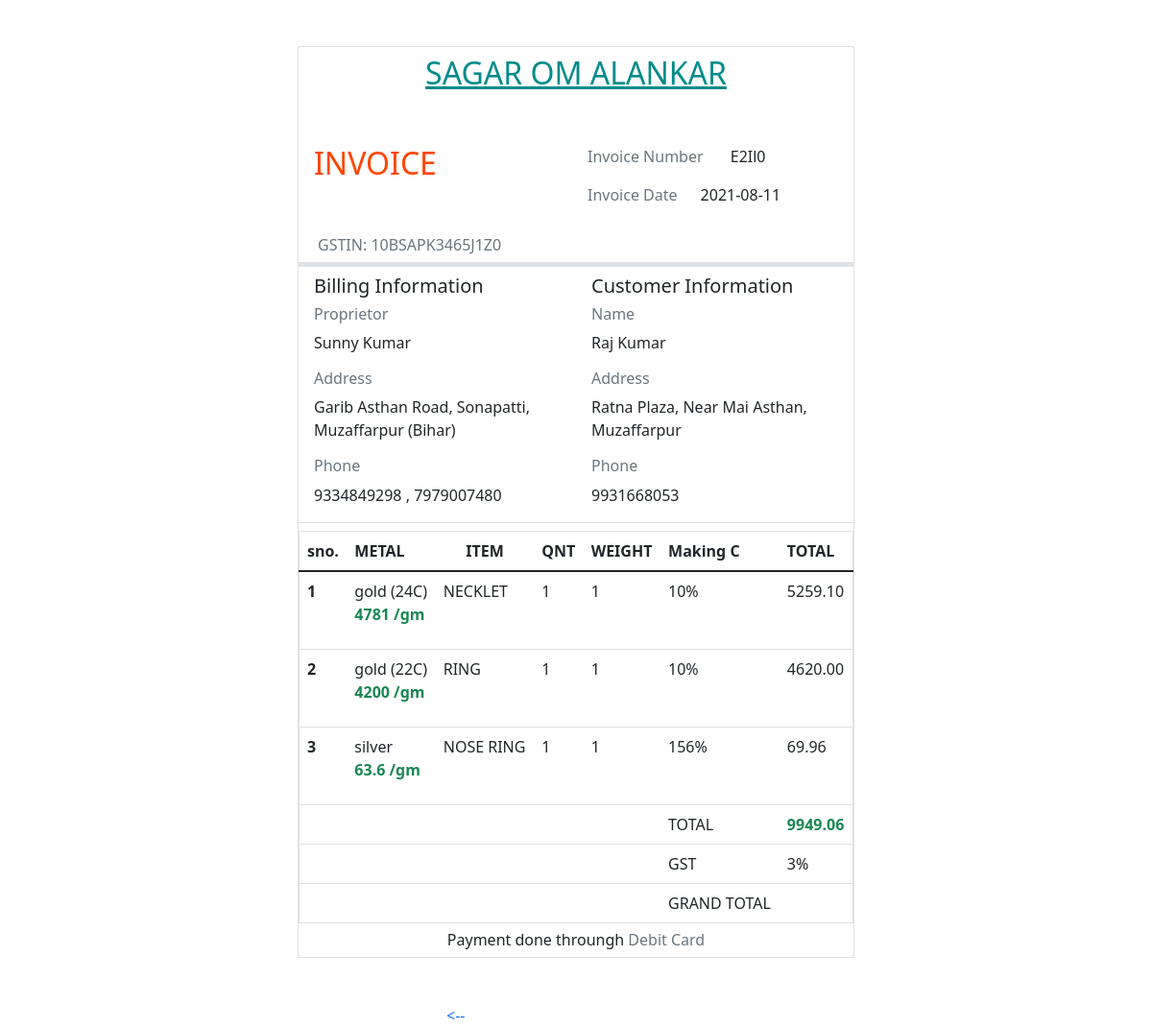
The page /invoice2.php?id=E2Il0 on the database its author committed.
### tables this page shows
CREATE TABLE `custmor` (
  `id` int(11) NOT NULL,
  `name` varchar(255) NOT NULL,
  `address` varchar(255) NOT NULL,
  `phone` varchar(10) NOT NULL,
  `UID` varchar(255) NOT NULL,
  `date` date NOT NULL,
  `payment` varchar(255) NOT NULL,
  `gst` varchar(10) NOT NULL
);

CREATE TABLE `bill` (
  `id` int(11) NOT NULL,
  `item` varchar(255) NOT NULL,
  `quantity` int(11) NOT NULL,
  `weight` double NOT NULL,
  `metal` varchar(255) NOT NULL,
  `total` double NOT NULL,
  `UID` varchar(10) NOT NULL,
  `date` date NOT NULL,
  `makingcharge` double NOT NULL
);

CREATE TABLE `metal` (
  `id` int(11) NOT NULL,
  `metal` varchar(255) NOT NULL,
  `price` double NOT NULL
);

### invoice2.php (the view, shortened to what this page needs)
<?php
include 'include/Header.php';
include 'include/db.php';
$id = $_GET["id"];
?>
    <?php
    $query1 = "SELECT * FROM custmor where UID = '{$id}'";
    $query2 = "SELECT * FROM `bill` where UID = '{$id}'";
    $res1 = mysqli_query($conn, $query1);
    $resx = mysqli_query($conn, $query2);
    ?>
    <section>
        <div class="container invoice border my-5">
            <h2 class="text-center my-2">
                <u style="color: darkcyan;">
                    SAGAR OM ALANKAR
                </u>
            </h2>
            <div class=" border-bottom border-5 row">
                <?php while ($row = $res1->fetch_assoc()) { ?>
                    <div class="col-sm-6">
                        <h2 class=" py-5 px-1">INVOICE</h2>
                        <h6 class="text-muted mx-2">
                            GSTIN:
                            <?php
                            $gst_id = " select * from custmor where UID = '{$id}';";
                            $res_gst = mysqli_query($conn, $gst_id);
                            $rowgst = $res_gst->fetch_assoc();
                            $get_gst = $rowgst['gst'];
                            if ($get_gst == "yes") {
                                echo " 10BSAPK3465J1Z0";
                            } else {
                                echo "N/A";
                            }
                            ?>
                        </h6>
                    </div>
                    <div class="col-sm-6 mt-5">
                        <p class="text-muted">Invoice Number <span class="mx-4 text-dark"><?php echo $id; ?></span> </p>
                        <p class="text-muted">Invoice Date<span class="mx-4 text-dark"><?php echo $row['date']; ?></span></p>
                    </div>
            </div>
            <div class="  row border-bottom">
                <div class="col-sm-6">
                    <h5 class="px-1 pt-2">Billing Information</h5>
                    <h6 class="px-1 text-muted">Proprietor</h6>
                    <p class="px-1">Sunny Kumar</p>
                    <h6 class="px-1 text-muted">Address</h6>
                    <p class="px-1">Garib Asthan Road, Sonapatti, Muzaffarpur (Bihar)</p>
                    <h6 class="px-1 text-muted">Phone</h6>
                    <p class="px-1">9334849298 , 7979007480</p>
                </div>
                <div class="col-sm-6">
                    <h5 class="px-1 pt-2">Customer Information</h4>
                        <h6 class="px-1 text-muted">Name
                    </h5>
                    <p class="px-1"><?php echo $row['name']; ?></p>
                    <h6 class="px-1 text-muted">Address</h5>
                        <p class="px-1"><?php echo $row['address']; ?></p>
                        <h6 class="px-1 text-muted">Phone</h5>
                            <p class="px-1"><?php echo $row['phone']; ?></p>
                        <?php
                        $payment = $row['payment'];
                    } ?>
                </div>
            </div>
            <div class="row">
                <table class="table rounded my-2">
                    <thead>
                        <tr>
                            <th scope="col">sno.</th>
                            <th scope="col">METAL</th>
                            <th scope="col" class="text-center">ITEM</th>
                            <th scope="col">QNT</th>
                            <th scope="col">WEIGHT</th>
                            <th scope="col">Making C</th>
                            <th scope="col">TOTAL</th>
                        </tr>
                    </thead>
                    <tbody>
                        <?php
                        $demo = 1;
                        while ($rowx = $resx->fetch_assoc()) {
                        ?>
                            <tr>
                                <th scope="row"><?php echo $demo; ?></th>
                                <td><?php echo $rowx['metal']; ?>
                                    <br>
                                    <p class="fw-bold text-success">
                                        <?php $metalprice = $rowx['metal'];
                                        $query = "select * from metal where metal = '{$metalprice}';";
                                        $myres = mysqli_query($conn, $query);
                                        $row = $myres->fetch_assoc();
                                        echo $row['price'];
                                        ?> /gm
                                    </p>
                                </td>
                                <td>
                                    <?php echo strtoupper($rowx['item']); ?>
                                </td>
                                <td><?php echo $rowx['quantity']; ?>
                                </td>
                                <td><?php echo $rowx['weight']; ?></td>
                                <td>
                                    <?php echo $rowx['makingcharge'] . "%"; ?>
                                </td>
                                <td>
                                    <?php
                                    $metalprice = $rowx['metal'];
                                    $query = "select * from metal where metal = '{$metalprice}';";
                                    $myres = mysqli_query($conn, $query);
                                    $row = $myres->fetch_assoc();
                                    $total = $row['price'] * $rowx['quantity'] * $rowx['weight'];
                                    $making_price = ($total * 10) / 100;
                                    $total = $total + $making_price;
                                    echo number_format((float)$total, 2, '.', '');
                                    $grandtotal = $grandtotal + $total;
                                    ?>
                                </td>
                            </tr>
                        <?php $demo++;
                        } ?>
                        <tr>
                            <td></td>
                            <td></td>
                            <td></td>
                            <td></td>
                            <td></td>
                            <td>TOTAL</td>
                            <td class="text-success fw-bold"><?php echo number_format((float)$grandtotal, 2, '.', '');  ?></td>
                        </tr>
                        <tr>
                            <th scope="row"></th>
                            <td></td>
                            <td></td>
                            <td></td>
                            <td></td>
                            <td>
                                GST
                            </td>
                            <td> <?php
                                    $gst_id = " select * from custmor where UID = '{$id}';";
                                    $res_gst = mysqli_query($conn, $gst_id);
                                    $rowgst = $res_gst->fetch_assoc();
                                    $get_gst = $rowgst['gst'];
                                    if ($get_gst == "yes") {
                                        echo "3%";
                                    } else {
                                        echo "N/A";
                                    }
                                    ?></td>
                        </tr>
                        <tr>
                            <th scope="row"></th>
                            <td></td>
                            <td></td>
                            <td></td>
                            <td></td>
                            <td>
                                GRAND TOTAL
                            </td>
                            <td class="fw-bold text-success">
                            </td>
                        </tr>
                    </tbody>
                </table>
            </div>
            <h6 class="text-center">
                Payment done throungh <span class="text-muted ">
                    <?php echo $payment; ?>
                </span>
            </h6>
        </div>
    </section>
    <div class="col-sm-3 mx-auto">
        <a href="index.php">
            <-- </a>
    </div>
    <?php
    include 'include/footer.php';
    ?>

### css/style.css (style rules this page uses)
html { height: 100%; }
body { font-family: 'Rubik', sans-serif; font-size: 0.875rem; color: #666; background-color: #fafafa; overflow-x: hidden; height: 100%; }
h1, h2, h3, h4, h5, h6 { margin-top: 0; }
h2, .h2 { font-size: 1.875rem; }
h5, .h5 { font-size: 0.875rem; }
h6, .h6 { font-size: 0.75rem; }
a { color: #009ce7; }
input, button, a { transition: all 0.4s ease; -moz-transition: all 0.4s ease; -o-transition: all 0.4s ease; -ms-transition: all 0.4s ease; -webkit-transition: all 0.4s ease; }
.table { color: #000; border: 1px solid #f0f0f0; }
.table > tbody > tr > td { font-weight: 300; }
.rounded, .circle { border-radius: 500px; }
.text-success, .dropdown-menu > li > a.text-success { color: #55ce63; }

### css/awt.css (style rules this page uses)
a { text-decoration: none !important; }

### invoice2.php (style rules this page uses)
.invoice { width: 580px; }
h2 { color: orangered; }

### rows shown on the page
custmor: gst "10BSAPK3465J1Z0", date "2021-08-11", name "Raj Kumar", address "Ratna Plaza, Near Mai Asthan, Muzaffarpur", phone "9931668053", payment "Debit Card"
bill: metal "gold (24C)", metal.price "4781", item "NECKLET", quantity "1", weight "1", makingcharge "10", total "5259.10"
bill: metal "gold (22C)", metal.price "4200", item "RING", quantity "1", weight "1", makingcharge "10", total "4620.00"
bill: metal "silver", metal.price "63.6", item "NOSE RING", quantity "1", weight "1", makingcharge "156", total "69.96"

### other values the page prints
$grandtotal "9949.06"
